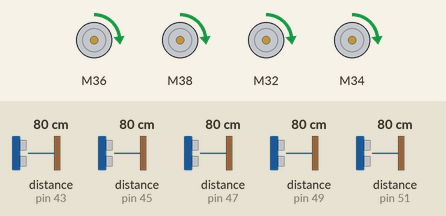
This sketch was run on a simulated Arduino Mega 2560, built with avr-gcc and run on an emulated ATmega2560. Shown: 4 × DC motor (green arrow = forward, orange = backward, longer = faster). Wiring (inferred from the names in the program): 5 × ultrasonic range finder: trigger pin 42, echo pin 43 / trigger pin 44, echo pin 45 / trigger pin 46, echo pin 47 / trigger pin 48, echo pin 49 / trigger pin 50, echo pin 51. The test bench sets the inputs (shaded band); at power-on: distance to the obstacle (sensors on pin 43, pin 47, pin 45, pin 49, pin 51) 80 cm. The echo pulse lasts 58.3 µs per cm.

Above: at 1.2 s.
1.3 s: distance to the obstacle (sensor on pin 43) set to 24 cm
2.8 s: distance to the obstacle (sensor on pin 43) set to 18 cm
At 3.0 s:
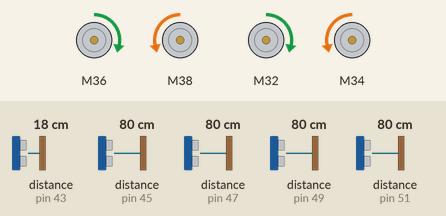
5.8 s: distance to the obstacle (sensor on pin 47) set to 24 cm
8.8 s: distance to the obstacle (sensor on pin 47) set to 19 cm
At 9.6 s:
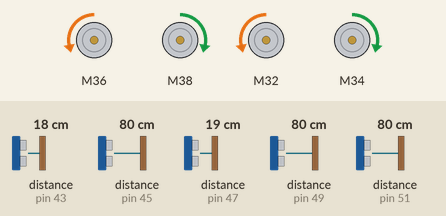
Timing chart, 0 to 11.5 s (numbered marks = the images above; inputs shaded):
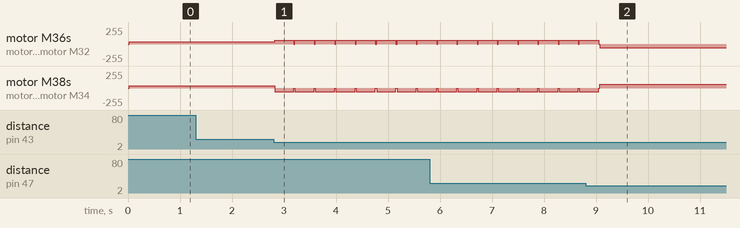

Measured:
- the behaviour switches between 22 and 21 cm on distance to the obstacle (sensor on pin 43) (found by bisection; images 0 and 1)
- the behaviour switches between 22 and 21 cm on distance to the obstacle (sensor on pin 47) (found by bisection; images 1 and 2)
- after the input at 1.3 s, every drawn part: stays the same
- after the input at 2.8 s, motor M36, motor M32: alternates forward 55/255 for 0.37 s and stopped for 0.02 s, starting at once; motor M38, motor M34: alternates backward 55/255 for 0.37 s and stopped for 0.02 s, starting at once

The sketch:

navig_test.ino
```cpp
// ................................................... //
#include <SparkFun_TB6612.h>
// ................................................... // Front:
// ................................................... // Left : motor1 --
#define Front_AIN1 36
#define Front_AIN2 37
// ................................................... // Right:        -- motor2
#define Front_BIN1 38
#define Front_BIN2 39
#define Front_PWMA 5
#define Front_PWMB 7
#define Front_STBY 6
// ................................................... // Rear :
// ................................................... // Left : motor3 --
#define Rear_AIN1 32
#define Rear_AIN2 33
// ................................................... // Right:        -- motor4
#define Rear_BIN1 34
#define Rear_BIN2 35
#define Rear_PWMA 8
#define Rear_PWMB 10
#define Rear_STBY 9
// ................................................... //
// ................................................... //
#define Right_Echo_Pin 51
#define Right_Trig_Pin 50

#define Right_Front_Echo_Pin 49
#define Right_Front_Trig_Pin 48

#define Front_Echo_Pin 47
#define Front_Trig_Pin 46

#define Left_Front_Echo_Pin 45
#define Left_Front_Trig_Pin 44

#define Left_Echo_Pin 43
#define Left_Trig_Pin 42
// ................................................... //
// ................................................... //
#define Relay_Pin 4
// ................................................... // Front: motor1 -- motor2
// ................................................... // Rear : motor3 -- motor4
const int offsetA = 1;
const int offsetB = 1;
Motor motor1 = Motor(Front_AIN1, Front_AIN2, Front_PWMA, offsetA, Front_STBY);
Motor motor2 = Motor(Front_BIN1, Front_BIN2, Front_PWMB, offsetB, Front_STBY);
Motor motor3 = Motor(Rear_AIN1, Rear_AIN2, Rear_PWMA, offsetA, Rear_STBY);
Motor motor4 = Motor(Rear_BIN1, Rear_BIN2, Rear_PWMB, offsetB, Rear_STBY);

int ultrasonic_read(int trig, int echo) {
  long duration;
  int distance;
  digitalWrite(trig, LOW);
  delayMicroseconds(2);
  digitalWrite(trig, HIGH);
  delayMicroseconds(10);
  digitalWrite(trig, LOW);
  duration = pulseIn(echo, HIGH);
  distance = duration * 0.034 / 2;
  return distance;
}

int drive_speed;
int drive_time;
int turning_speed;
int turning_time;

int Right_Distance;
int Right_Front_Distance;
int Front_Distance;
int Left_Front_Distance;
int Left_Distance;

void setup(){
  pinMode(Right_Trig_Pin, OUTPUT); // Sets the trigPin as an OUTPUT
  pinMode(Right_Echo_Pin, INPUT); // Sets the echoPin as an INPUT

  pinMode(Right_Front_Trig_Pin, OUTPUT); // Sets the trigPin as an OUTPUT
  pinMode(Right_Front_Echo_Pin, INPUT); // Sets the echoPin as an INPUT

  pinMode(Front_Trig_Pin, OUTPUT); // Sets the trigPin as an OUTPUT
  pinMode(Front_Echo_Pin, INPUT); // Sets the echoPin as an INPUT

  pinMode(Left_Front_Trig_Pin, OUTPUT); // Sets the trigPin as an OUTPUT
  pinMode(Left_Front_Echo_Pin, INPUT); // Sets the echoPin as an INPUT

  pinMode(Left_Trig_Pin, OUTPUT); // Sets the trigPin as an OUTPUT
  pinMode(Left_Echo_Pin, INPUT); // Sets the echoPin as an INPUT

  drive_speed = 50 ;
  drive_time = 200;
  turning_speed = 110;
  turning_time = 150;
}


void loop(){
  Right_Distance = ultrasonic_read(Right_Trig_Pin, Right_Echo_Pin);
  Right_Front_Distance = ultrasonic_read(Right_Front_Trig_Pin, Right_Front_Echo_Pin);
  Front_Distance = ultrasonic_read(Front_Trig_Pin, Front_Echo_Pin);
  Left_Front_Distance = ultrasonic_read(Left_Front_Trig_Pin, Left_Front_Echo_Pin);
  Left_Distance = ultrasonic_read(Left_Trig_Pin, Left_Echo_Pin);

  if(Front_Distance <= 20){ // left 175 deg
    brake(motor1,motor2);
    brake(motor3,motor4);
    left(motor1,motor2,turning_speed);
    left(motor3,motor4,turning_speed);
    delay(4800);
    brake(motor1,motor2);
    brake(motor3,motor4);
  }
  else if(Right_Distance <= 20){ // left 15 deg
    brake(motor1,motor2);
    brake(motor3,motor4);
    left(motor1,motor2,turning_speed);
    left(motor3,motor4,turning_speed);
    delay(370);
    brake(motor1,motor2);
    brake(motor3,motor4);
  }
  else if(Left_Distance <= 20){ // right 15 deg
    brake(motor1,motor2);
    brake(motor3,motor4);
    right(motor1,motor2,turning_speed);
    right(motor3,motor4,turning_speed);
    delay(370);
    brake(motor1,motor2);
    brake(motor3,motor4);
  }
  else if(Right_Front_Distance <= 37){ // left 45
    brake(motor1,motor2);
    brake(motor3,motor4);
    left(motor1,motor2,turning_speed);
    left(motor3,motor4,turning_speed);
    delay(1000);
    brake(motor1,motor2);
    brake(motor3,motor4);
  }
  else if(Left_Front_Distance <= 37){ // right 45
    brake(motor1,motor2);
    brake(motor3,motor4);
    right(motor1,motor2,turning_speed);
    right(motor3,motor4,turning_speed);
    delay(1000);
    brake(motor1,motor2);
    brake(motor3,motor4);
  }
  else{
    forward(motor1,motor2,35);
    forward(motor3,motor4,35);
  }
}
```
